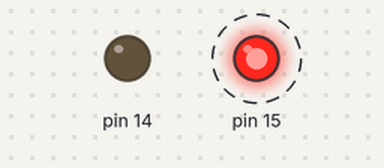
The sketch below on a simulated Arduino Mega 2560, built with avr-gcc and run on an emulated ATmega2560. On the bench: output pins drawn as LEDs (lit = HIGH). Dashed ring = blinking.

Above: at 0.1 s.
Timing chart, 0 to 3.0 s (numbered marks = the images above):
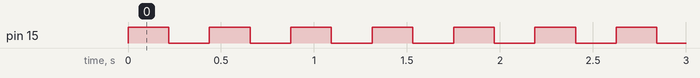

Measured:
- by itself, pin 15: alternates HIGH for 0.22 s and LOW for 0.22 s

The sketch:

sketch.ino
```cpp
void setup() {
  // put your setup code here, to run once:
  volatile char *ddr_j=(char*)0x104;
  *ddr_j=0xff;

}

void loop() {
  // put your main code here, to run repeatedly:
  volatile char *port_j=(char*)0x105;

 volatile long i;
  while(1)
  { *port_j=1;
  for(i=0;i<100000;i++);
  *port_j=0;
    for(i=0;i<100000;i++);

  }


}
```
